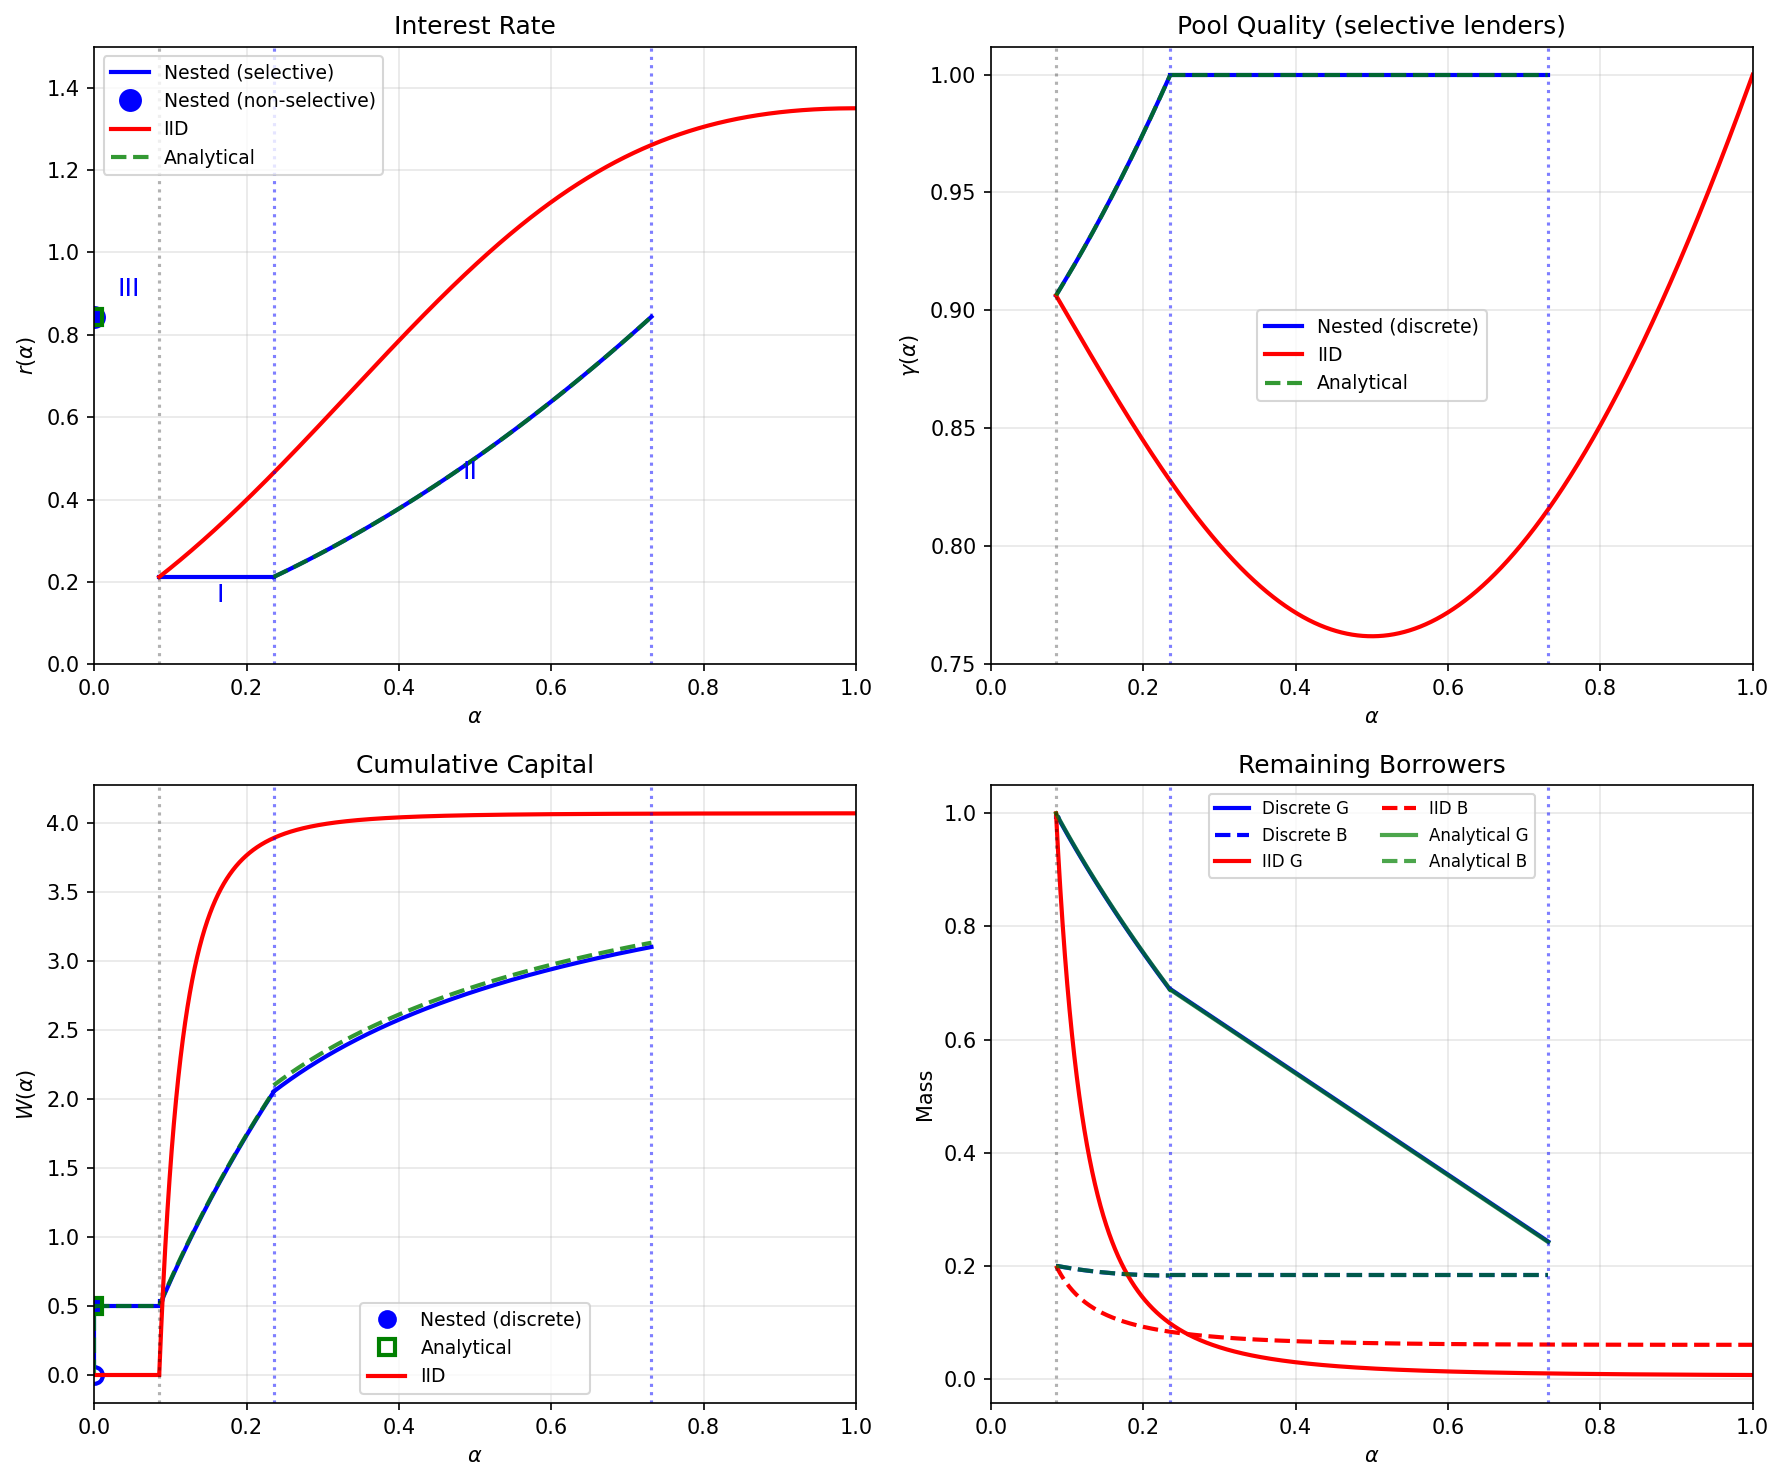

This figure's Python source:
"""
Credit Market Equilibrium: Nested vs IID Information Structures
Translation from MATLAB code integrated.m
"""
import numpy as np
from scipy.optimize import minimize_scalar, brentq
from scipy.integrate import quad
import matplotlib.pyplot as plt
from dataclasses import dataclass
import warnings
warnings.filterwarnings('ignore')

# =============================================================================
# PRIMITIVE FUNCTIONS (easily modifiable)
# =============================================================================

def cfun(alpha):
    """Screening cost function c(alpha)."""
    return 0.8 * alpha**2 + 0.5 * alpha

def cfun_prime(alpha, eps=1e-5):
    """First derivative of cost function (numerical)."""
    return (cfun(alpha + eps) - cfun(alpha)) / eps

def cfun_prime2(alpha, eps=1e-5):
    """Second derivative of cost function (numerical)."""
    return (cfun_prime(alpha + eps) - cfun_prime(alpha)) / eps

def dfun(r0):
    """Loan demand function D(r)."""
    return 1.0 / r0

def gpriorfun(om):
    """Prior density of good borrowers (uniform on [0,1])."""
    return np.ones_like(np.atleast_1d(om)).astype(float) if not np.isscalar(om) else 1.0

def bpriorfun(om, BperG):
    """Prior density of bad borrowers (uniform, scaled by BperG)."""
    return BperG * np.ones_like(np.atleast_1d(om)).astype(float) if not np.isscalar(om) else BperG

# =============================================================================
# PARAMETERS
# =============================================================================

@dataclass
class Parameters:
    """Model parameters."""
    Pi: float = 0.05      # Profit margin
    beta: float = 0.1     # Signal precision parameter was 0.3
    BperG: float = 0.2    # Ratio of bad to good borrowers
    Delta: float = 0.001  # Step size for alpha iteration
    delom: float = 0.0001 # Step size for omega grid

# =============================================================================
# HELPER FUNCTIONS
# =============================================================================

def gam0(alpha, params):
    """Gamma at alpha with fresh pool."""
    beta, BperG = params.beta, params.BperG
    omega_g = beta + alpha * (1 - beta)
    omega_b = 1 - beta + alpha * beta
    G, _ = quad(gpriorfun, 0, omega_g)
    B, _ = quad(lambda x: bpriorfun(x, BperG), omega_b, 1)
    return G / (G + B)

def NSfun(al, beta, badleftover, Pi, BperG):
    """No-screening equilibrium condition."""
    omega_g = beta + al * (1 - beta)
    goodleftover, _ = quad(gpriorfun, omega_g, 1)
    if goodleftover + badleftover < 1e-12:
        return 1e10
    gammaNS = goodleftover / (goodleftover + badleftover)
    return (gammaNS * (1 + cfun(al) + Pi) - (1 + Pi)) ** 2

# =============================================================================
# NESTED INFORMATION STRUCTURE
# =============================================================================

def solve_nested(params):
    """
    Solve the model under nested information structure.
    
    Returns equilibrium with three regions:
    - Region I: alpha in [alpha0, alpha1], flat rate rp
    - Region II: alpha in [alpha1, alpha2], rate r(alpha) = c(alpha) + Pi
    - Region III: non-selective lenders (alpha=0) at rate r_NS
    """
    Pi, beta, BperG = params.Pi, params.beta, params.BperG
    Delta, delom = params.Delta, params.delom
    
    # =========================================================================
    # Find alpha0 and rp (entry margin)
    # =========================================================================
    res = minimize_scalar(
        lambda a: (Pi + cfun(a) + 1) / gam0(a, params) if 0 < a < 1 else 1e10,
        bounds=(0.01, 0.99), method='bounded'
    )
    alpha0 = res.x
    rp = (Pi + cfun(alpha0) + 1) / gam0(alpha0, params) - 1
    
    # =========================================================================
    # Find alpha1: where c(alpha) = rp - Pi
    # =========================================================================
    if rp - cfun(1) > Pi:
        alpha1 = 1.0
    else:
        alpha1 = brentq(lambda a: cfun(a) - (rp - Pi), 0.01, 0.99)
    
    # =========================================================================
    # Region I: Solve for w(alpha) distribution
    # =========================================================================
    n_om = int(1 / delom)
    omvec = np.linspace(0, 1, n_om)
    g, b = gpriorfun(omvec), bpriorfun(omvec, BperG)
    D_rp = dfun(rp)
    
    alphas_R1, ws_R1, gammas_R1, GLOs_R1, BLOs_R1 = [alpha0], [], [], [], []
    alpha = alpha0
    
    while alpha + Delta <= alpha1 + 1e-8:
        omega_g_alp = beta + alpha * (1 - beta)
        omega_b_alp = 1 - beta + alpha * beta
        mask_g, mask_b = omvec <= omega_g_alp, omvec >= omega_b_alp
        
        G_alp = np.sum(delom * g[mask_g])
        B_alp = np.sum(delom * b[mask_b])
        T_alp = G_alp + B_alp
        if T_alp < 1e-10:
            break
        
        gammas_R1.append(G_alp / T_alp)
        alpha_next = min(alpha + Delta, alpha1)
        req_gamma = (1 + Pi + cfun(alpha_next)) / (1 + rp)
        
        omega_g_next = beta + alpha_next * (1 - beta)
        omega_b_next = 1 - beta + alpha_next * beta
        
        def gamma_after_w(w, mask_g=mask_g, mask_b=mask_b, T_alp=T_alp):
            scale = w / (T_alp * D_rp)
            if scale >= 1: return 1.0
            g_new = g * (1 - mask_g * scale)
            b_new = b * (1 - mask_b * scale)
            G_n = np.sum(delom * g_new[omvec <= omega_g_next])
            B_n = np.sum(delom * b_new[omvec >= omega_b_next])
            return G_n / (G_n + B_n) if G_n + B_n > 1e-10 else 1.0
        
        g0, gmax = gamma_after_w(0), gamma_after_w(T_alp * D_rp * 0.999)
        if req_gamma <= g0:
            w_opt = 0
        elif req_gamma >= gmax:
            w_opt = T_alp * D_rp * 0.999
        else:
            w_opt = brentq(lambda w: gamma_after_w(w) - req_gamma, 0, T_alp * D_rp * 0.999)
        
        ws_R1.append(w_opt)
        scale = w_opt / (T_alp * D_rp)
        g, b = g * (1 - mask_g * scale), b * (1 - mask_b * scale)
        GLOs_R1.append(np.sum(delom * g))
        BLOs_R1.append(np.sum(delom * b))
        alphas_R1.append(alpha_next)
        alpha = alpha_next
    
    # State at end of Region I
    G_end_R1 = GLOs_R1[-1] if GLOs_R1 else np.sum(delom * g)
    B_end_R1 = BLOs_R1[-1] if BLOs_R1 else np.sum(delom * b)
    badleftover = B_end_R1
    
    # =========================================================================
    # Find alpha2 and WNS (non-selective lenders)
    # =========================================================================
    res = minimize_scalar(
        lambda al: NSfun(al, beta, badleftover, Pi, BperG),
        bounds=(alpha1, 1.0), method='bounded'
    )
    alpha2 = res.x
    
    if NSfun(alpha2, beta, badleftover, Pi, BperG) < Delta:
        omega_g_alpha2 = beta + alpha2 * (1 - beta)
        goodleftover_alpha2, _ = quad(gpriorfun, omega_g_alpha2, 1)
        WNS = dfun(cfun(alpha2) + Pi) * (badleftover + goodleftover_alpha2)
    else:
        WNS, alpha2 = 0, 1.0
    
    r_NS = cfun(alpha2) + Pi
    
    # =========================================================================
    # Region II: alpha1 to alpha2
    # =========================================================================
    n_R2 = max(int((alpha2 - alpha1) / Delta), 10)
    alphas_R2 = np.linspace(alpha1, alpha2, n_R2)
    da_R2 = alphas_R2[1] - alphas_R2[0] if n_R2 > 1 else Delta
    
    gammas_R2 = []
    GLOs_R2 = []
    BLOs_R2 = []
    ws_R2 = []
    
    G_remaining = G_end_R1
    B_remaining = B_end_R1
    
    for i, al in enumerate(alphas_R2):
        # In Region II, gamma = 1 (only good borrowers served)
        gammas_R2.append(1.0)
        
        # Capital density: w(alpha) = D(r(alpha)) * g(omega_g(alpha)) * (1-beta)
        r_al = cfun(al) + Pi
        D_al = dfun(r_al)
        w_al = D_al * (1 - beta) * 1.0  # g=1 for uniform
        ws_R2.append(w_al)
        
        # Update remaining good: borrowers served = w/D * dalpha = (1-beta) * dalpha
        if i > 0:
            borrowers_served = (1 - beta) * da_R2
            G_remaining -= borrowers_served
        
        GLOs_R2.append(max(G_remaining, 0))
        BLOs_R2.append(B_remaining)
    
    ws_R2 = np.array(ws_R2)
    
    # =========================================================================
    # Compute cumulative capital
    # =========================================================================
    W_cumsum_R1 = np.cumsum(ws_R1)
    W_R2_cumsum = W_cumsum_R1[-1] + np.cumsum(ws_R2) * da_R2 if len(W_cumsum_R1) > 0 else np.cumsum(ws_R2) * da_R2
    
    return {
        'alpha0': alpha0, 'alpha1': alpha1, 'alpha2': alpha2,
        'rp': rp, 'r_NS': r_NS,
        'WNS': WNS,
        # Region I
        'alphas_R1': np.array(alphas_R1),
        'ws_R1': np.array(ws_R1),
        'gammas_R1': np.array(gammas_R1),
        'GLOs_R1': np.array(GLOs_R1),
        'BLOs_R1': np.array(BLOs_R1),
        'W_cumsum_R1': W_cumsum_R1,
        # Region II
        'alphas_R2': np.array(alphas_R2),
        'ws_R2': ws_R2,
        'gammas_R2': np.array(gammas_R2),
        'GLOs_R2': np.array(GLOs_R2),
        'BLOs_R2': np.array(BLOs_R2),
        'W_R2_cumsum': W_R2_cumsum,
        # Leftover
        'badleftover': badleftover,
        'G_end_R1': G_end_R1,
        'B_end_R1': B_end_R1,
    }

# =============================================================================
# NESTED INFORMATION STRUCTURE — ANALYTICAL SOLUTION
# =============================================================================

def solve_nested_analytical(params):
    """
    Solve the nested model using the closed-form analytical solution for Region I.

    Key insight: under uniform priors, the nested pool structure implies that
    bad borrowers in the acceptance region are uniformly depleted, while good
    borrowers at the threshold are undepleted (own-slice). Combined with the
    equal-profit condition gamma(alpha) = Gamma(alpha), this pins down B(alpha)
    algebraically:

        B(alpha) = (1-beta)*g_bar*(1-Gamma)^2*(1-alpha) / [Gamma'*(1-alpha) - Gamma*(1-Gamma)]

    where Gamma(alpha) = (1+K(alpha))/(1+rp), Gamma' = C'(alpha)/(1+rp).

    No discretization of omega is needed. Only alpha is gridded (finely).
    """
    Pi, beta, BperG = params.Pi, params.beta, params.BperG
    g_bar, b_bar = 1.0, BperG

    # =========================================================================
    # Find alpha0 and rp (same as solve_nested)
    # =========================================================================
    res = minimize_scalar(
        lambda a: (Pi + cfun(a) + 1) / gam0(a, params) if 0 < a < 1 else 1e10,
        bounds=(0.01, 0.99), method='bounded'
    )
    alpha0 = res.x
    rp = (Pi + cfun(alpha0) + 1) / gam0(alpha0, params) - 1

    # =========================================================================
    # Find alpha1: where K(alpha1) = rp, i.e. C(alpha1) + Pi = rp
    # =========================================================================
    if rp - cfun(1) > Pi:
        alpha1 = 1.0
    else:
        alpha1 = brentq(lambda a: cfun(a) - (rp - Pi), 0.01, 0.99)

    D_rp = dfun(rp)

    # =========================================================================
    # Region I: Analytical solution on a fine alpha grid
    # =========================================================================
    n_R1 = 2000
    alphas = np.linspace(alpha0, alpha1, n_R1)
    da = alphas[1] - alphas[0] if n_R1 > 1 else 1e-6

    # Precompute Gamma(alpha) and Gamma'(alpha)
    K_vals = cfun(alphas) + Pi
    Gamma = (1 + K_vals) / (1 + rp)
    Gamma_p = cfun_prime_exact(alphas) / (1 + rp)

    # Analytical B(alpha)
    one_minus_Gamma = 1 - Gamma
    denom = Gamma_p * (1 - alphas) - Gamma * one_minus_Gamma
    # Guard against division by zero near alpha1 where denom -> 0
    denom_safe = np.where(np.abs(denom) < 1e-15, 1e-15, denom)
    B_vals = (1 - beta) * g_bar * one_minus_Gamma**2 * (1 - alphas) / denom_safe

    # Derived quantities
    T_vals = B_vals / np.where(np.abs(one_minus_Gamma) < 1e-15, 1e-15, one_minus_Gamma)
    G_vals = Gamma * T_vals
    gamma_vals = np.where(T_vals > 1e-15, G_vals / T_vals, 1.0)

    # E(alpha) = exp(-Theta) = B / (b_bar * beta * (1-alpha))
    E_vals = B_vals / np.where(
        np.abs(b_bar * beta * (1 - alphas)) < 1e-15, 1e-15,
        b_bar * beta * (1 - alphas))

    # theta(alpha) from the continuous ODE: dB/da = -beta*b_bar*E - theta*B
    # Since E = B/(beta*b_bar*(1-a)), this gives theta = -d(ln B)/da - 1/(1-a).
    # Differentiating ln B = ln[(1-beta)*g_bar] + 2*ln(1-Gamma) + ln(1-a) - ln(denom):
    #   theta = 2*Gamma'/(1-Gamma) + denom'/denom
    # where denom' = Gamma''*(1-a) - 2*Gamma'*(1-Gamma).
    #
    # Equivalently, theta = [Gamma''*T + 2*Gamma'*Lambda_loc] / [(1-beta)*(1-Gamma)]
    # where Lambda_loc = (1-beta)*g_bar - beta*b_bar*E.
    Gamma_pp = cfun_prime2_exact(alphas) / (1 + rp)
    Lambda_loc = (1 - beta) * g_bar - beta * b_bar * E_vals
    one_minus_Gamma_safe = np.where(np.abs(one_minus_Gamma) < 1e-15, 1e-15, one_minus_Gamma)
    theta_vals = (Gamma_pp * T_vals + 2 * Gamma_p * Lambda_loc) / ((1 - beta) * one_minus_Gamma_safe)

    # w(alpha) = theta * D(rp) * T
    w_vals = theta_vals * D_rp * T_vals
    w_vals = np.maximum(w_vals, 0)  # w can't be negative (ironing)

    # Cumulative capital: W(alpha) = integral of w from alpha0 to alpha
    W_cumsum = np.cumsum(w_vals) * da

    # Remaining good/bad borrowers (total, not just in acceptance region)
    # For total remaining good: G(alpha) [in acceptance] + g_bar*(1-omega_g(alpha)) [outside]
    omega_g_vals = beta + alphas * (1 - beta)
    G_leftover = G_vals + g_bar * (1 - omega_g_vals)

    # For total remaining bad: B(alpha) [in acceptance] + bad who dropped out
    # Bad borrowers with omega < omega_b(alpha_0) were never in any acceptance
    # region and are undepleted: mass = b_bar * omega_b(alpha_0).
    # Bad borrowers with omega in [omega_b(alpha_0), omega_b(alpha)] dropped out
    # at various skills and are partially depleted: mass = b_bar*beta * integral of E.
    # Bad borrowers in [omega_b(alpha), 1] are still in acceptance: mass = B(alpha).
    omega_b_0 = 1 - beta + alpha0 * beta
    E_integral = np.cumsum(E_vals) * da  # integral of E from alpha0 to alpha
    B_leftover = b_bar * omega_b_0 + b_bar * beta * E_integral + B_vals

    # =========================================================================
    # State at end of Region I
    # =========================================================================
    G_end_R1 = G_leftover[-1]
    B_end_R1 = B_leftover[-1]
    badleftover = B_end_R1

    # =========================================================================
    # Find alpha2 and WNS (non-selective lenders) — same logic as solve_nested
    # =========================================================================
    res = minimize_scalar(
        lambda al: NSfun(al, beta, badleftover, Pi, BperG),
        bounds=(alpha1, 1.0), method='bounded'
    )
    alpha2 = res.x

    if NSfun(alpha2, beta, badleftover, Pi, BperG) < 0.01:
        omega_g_alpha2 = beta + alpha2 * (1 - beta)
        goodleftover_alpha2, _ = quad(gpriorfun, omega_g_alpha2, 1)
        WNS = dfun(cfun(alpha2) + Pi) * (badleftover + goodleftover_alpha2)
    else:
        WNS, alpha2 = 0, 1.0

    r_NS = cfun(alpha2) + Pi

    # =========================================================================
    # Region II: alpha1 to alpha2 (same as solve_nested)
    # =========================================================================
    n_R2 = max(int((alpha2 - alpha1) * 100), 10)
    alphas_R2 = np.linspace(alpha1, alpha2, n_R2)
    da_R2 = alphas_R2[1] - alphas_R2[0] if n_R2 > 1 else 0.01

    ws_R2 = np.array([dfun(cfun(al) + Pi) * (1 - beta) * g_bar for al in alphas_R2])

    G_remaining = G_end_R1
    GLOs_R2, BLOs_R2 = [], []
    for i, al in enumerate(alphas_R2):
        if i > 0:
            G_remaining -= (1 - beta) * da_R2
        GLOs_R2.append(max(G_remaining, 0))
        BLOs_R2.append(badleftover)

    # =========================================================================
    # Compute cumulative capital for Region II
    # =========================================================================
    W_R2_cumsum = W_cumsum[-1] + np.cumsum(ws_R2) * da_R2

    return {
        'alpha0': alpha0, 'alpha1': alpha1, 'alpha2': alpha2,
        'rp': rp, 'r_NS': r_NS,
        'WNS': WNS,
        # Region I (analytical)
        'alphas_R1': alphas,
        'ws_R1': w_vals,            # density w(alpha), NOT mass
        'gammas_R1': gamma_vals,
        'GLOs_R1': G_leftover,
        'BLOs_R1': B_leftover,
        'W_cumsum_R1': W_cumsum,
        'da_R1': da,
        # Region I analytical internals
        'G_R1': G_vals,             # good in acceptance region
        'B_R1': B_vals,             # bad in acceptance region
        'T_R1': T_vals,             # total in acceptance region
        'E_R1': E_vals,             # depletion factor
        # Region II
        'alphas_R2': np.array(alphas_R2),
        'ws_R2': ws_R2,
        'gammas_R2': np.ones(n_R2),
        'GLOs_R2': np.array(GLOs_R2),
        'BLOs_R2': np.array(BLOs_R2),
        'W_R2_cumsum': W_R2_cumsum,
        # Leftover
        'badleftover': badleftover,
        'G_end_R1': G_end_R1,
        'B_end_R1': B_end_R1,
    }


# =============================================================================
# IID INFORMATION STRUCTURE
# =============================================================================

def solve_iid(params):
    """Solve the model under IID information structure using scalar ODE."""
    Pi, beta, BperG = params.Pi, params.beta, params.BperG
    
    z0 = 1 / (1 + BperG)
    G0, B0 = 1.0, BperG
    
    h = lambda a, z: beta * (1 - a) + a * z
    mu = lambda a: beta + a * (1 - beta)
    
    def gamma_f(a, z):
        denom = z * mu(a) + (1 - z) * beta * (1 - a)
        return z * mu(a) / denom if denom > 1e-12 else 0
    
    def r_f(a, z):
        gam = gamma_f(a, z)
        return (Pi + 1 + cfun(a)) / gam - 1 if gam > 1e-12 else 1e10
    
    r_perfect = cfun(1) + Pi
    
    def zprime(a, z):
        Cp, Cpp = cfun_prime(a), cfun_prime2(a)
        if abs(Cp) < 1e-12:
            return 0
        return (Cpp / Cp * h(a, z) + 2 * (z - beta)) * (z - 1) / mu(a)
    
    # Find alpha0
    alpha0 = minimize_scalar(
        lambda a: (Pi + 1 + cfun(a)) / gamma_f(a, z0) if gamma_f(a, z0) > 1e-12 else 1e10,
        bounds=(0.01, 0.99), method='bounded'
    ).x
    r0 = r_f(alpha0, z0)
    
    # Euler method for ODE
    n_steps = 50000
    alpha_path = np.linspace(alpha0, 0.9999, n_steps)
    da = alpha_path[1] - alpha_path[0]
    
    z_path = np.zeros(n_steps)
    r_path = np.zeros(n_steps)
    G_path = np.zeros(n_steps)
    B_path = np.zeros(n_steps)
    w_over_D = np.zeros(n_steps)
    
    z_path[0], r_path[0], G_path[0], B_path[0] = z0, r0, G0, B0
    alpha_bar_idx = n_steps - 1
    
    for k in range(1, n_steps):
        a, z, G, B = alpha_path[k-1], z_path[k-1], G_path[k-1], B_path[k-1]
        
        zp = zprime(a, z)
        z_path[k] = z + zp * da
        r_path[k] = r_f(alpha_path[k], z_path[k])
        
        if r_path[k] >= r_perfect and alpha_bar_idx == n_steps - 1:
            alpha_bar_idx = k
        
        gam = gamma_f(a, z)
        wD = zp * (G + B) / (z - gam) if abs(z - gam) > 1e-12 and (G + B) > 1e-12 else 0
        w_over_D[k-1] = wD
        
        G_path[k] = max(G - wD * gam * da, 0)
        B_path[k] = max(B - wD * (1 - gam) * da, 0)
    
    # Truncate to barrier
    idx = alpha_bar_idx + 1
    alpha_eq = alpha_path[:idx]
    z_eq = z_path[:idx]
    r_eq = r_path[:idx]
    G_eq = G_path[:idx]
    B_eq = B_path[:idx]
    
    gamma_eq = np.array([gamma_f(alpha_eq[i], z_eq[i]) for i in range(len(alpha_eq))])
    w_eq = np.array([w_over_D[k] * dfun(r_eq[k]) if r_eq[k] > 1e-12 else 0 for k in range(len(alpha_eq))])
    W_iid_cumsum = np.cumsum(w_eq) * da
    
    return {
        'alpha0': alpha0, 'alpha_bar': alpha_path[alpha_bar_idx],
        'r0': r0, 'r_perfect': r_perfect,
        'alpha_eq': alpha_eq, 'z_eq': z_eq, 'r_eq': r_eq,
        'G_eq': G_eq, 'B_eq': B_eq,
        'gamma_eq': gamma_eq, 'w_eq': w_eq,
        'W_cumsum': W_iid_cumsum,
        'z0': z0, 'G0': G0, 'B0': B0, 'da': da
    }

# =============================================================================
# PLOTTING
# =============================================================================

def plot_comparison(params, nested, iid, nested_a=None):
    """Create comparison plots for nested vs IID equilibria.

    If nested_a (analytical solver result) is provided, its curves are
    overlaid as green dashed lines on each panel for comparison.
    """
    fig, axes = plt.subplots(2, 2, figsize=(12, 10))

    alpha0 = nested['alpha0']
    alpha1 = nested['alpha1']
    alpha2 = nested['alpha2']
    rp = nested['rp']
    r_NS = nested['r_NS']
    WNS = nested['WNS']

    # =========================================================================
    # Panel 1: Interest Rate r(alpha)
    # =========================================================================
    # Region I: flat at rp
    alpha_r1 = np.linspace(alpha0, alpha1, 100)
    r_r1 = rp * np.ones_like(alpha_r1)
    # Region II: r = c(alpha) + Pi
    alpha_r2 = np.linspace(alpha1, alpha2, 100)
    r_r2 = cfun(alpha_r2) + params.Pi

    axes[0,0].plot(alpha_r1, r_r1, 'b-', lw=2, label='Nested (selective)')
    axes[0,0].plot(alpha_r2, r_r2, 'b-', lw=2)
    # Region III: atom at alpha=0
    axes[0,0].plot(0, r_NS, 'bo', markersize=10, markerfacecolor='blue', label='Nested (non-selective)')
    # IID
    axes[0,0].plot(iid['alpha_eq'], iid['r_eq'], 'r-', lw=2, label='IID')

    # Analytical overlay: r(alpha) is identical (flat at rp in R1, c+Pi in R2)
    if nested_a is not None:
        a2_a = nested_a['alpha2']
        alpha_r2_a = np.linspace(alpha1, a2_a, 100)
        axes[0,0].plot(alpha_r2_a, cfun(alpha_r2_a) + params.Pi,
                       'g--', lw=2, alpha=0.8, label='Analytical')
        if nested_a['WNS'] > 0:
            axes[0,0].plot(0, nested_a['r_NS'], 'gs', markersize=8,
                           markerfacecolor='none', markeredgewidth=2)

    axes[0,0].axvline(alpha0, color='black', ls=':', alpha=0.3)
    axes[0,0].axvline(alpha1, color='blue', ls=':', alpha=0.5)
    axes[0,0].axvline(alpha2, color='blue', ls=':', alpha=0.5)
    axes[0,0].set_xlabel(r'$\alpha$'); axes[0,0].set_ylabel(r'$r(\alpha)$')
    axes[0,0].set_title('Interest Rate')
    axes[0,0].legend(loc='upper left', fontsize=9)
    axes[0,0].grid(alpha=0.3)
    axes[0,0].set_xlim([0, 1]); axes[0,0].set_ylim([0, 1.5])
    axes[0,0].text((alpha0+alpha1)/2, rp - 0.06, 'I', fontsize=12, color='blue')
    axes[0,0].text((alpha1+alpha2)/2, 0.45, 'II', fontsize=12, color='blue')
    axes[0,0].text(0.03, r_NS + 0.05, 'III', fontsize=12, color='blue')

    # =========================================================================
    # Panel 2: Pool Quality gamma(alpha)
    # =========================================================================
    axes[0,1].plot(nested['alphas_R1'][:-1], nested['gammas_R1'], 'b-', lw=2, label='Nested (discrete)')
    axes[0,1].plot(nested['alphas_R2'], nested['gammas_R2'], 'b-', lw=2)
    axes[0,1].plot(iid['alpha_eq'], iid['gamma_eq'], 'r-', lw=2, label='IID')

    # Analytical overlay
    if nested_a is not None:
        axes[0,1].plot(nested_a['alphas_R1'], nested_a['gammas_R1'],
                       'g--', lw=2, alpha=0.8, label='Analytical')
        axes[0,1].plot(nested_a['alphas_R2'], nested_a['gammas_R2'],
                       'g--', lw=2, alpha=0.8)

    axes[0,1].axvline(alpha0, color='black', ls=':', alpha=0.3)
    axes[0,1].axvline(alpha1, color='blue', ls=':', alpha=0.5)
    axes[0,1].axvline(alpha2, color='blue', ls=':', alpha=0.5)
    axes[0,1].set_xlabel(r'$\alpha$'); axes[0,1].set_ylabel(r'$\gamma(\alpha)$')
    axes[0,1].set_title('Pool Quality (selective lenders)')
    axes[0,1].legend(fontsize=9)
    axes[0,1].grid(alpha=0.3)
    axes[0,1].set_xlim([0, 1])

    # =========================================================================
    # Panel 3: Cumulative Capital W(alpha)
    # =========================================================================
    # Nested (discrete): atom at alpha=0, then flat until alpha0, then accumulate
    # Jump at alpha=0
    axes[1,0].plot([0, 0], [0, WNS], 'b-', lw=2)
    axes[1,0].plot(0, 0, 'bo', markersize=8, markerfacecolor='white', markeredgewidth=2)
    axes[1,0].plot(0, WNS, 'bo', markersize=8, markerfacecolor='blue', label='Nested (discrete)')
    # Flat from 0 to alpha0
    alpha_flat = np.linspace(0, alpha0, 20)
    axes[1,0].plot(alpha_flat, WNS * np.ones_like(alpha_flat), 'b-', lw=2)
    # Region I
    axes[1,0].plot(nested['alphas_R1'][1:], WNS + nested['W_cumsum_R1'], 'b-', lw=2)
    # Region II
    axes[1,0].plot(nested['alphas_R2'], WNS + nested['W_R2_cumsum'], 'b-', lw=2)

    # Analytical overlay
    if nested_a is not None:
        WNS_a = nested_a['WNS']
        # Jump at alpha=0
        axes[1,0].plot([0, 0], [0, WNS_a], 'g--', lw=2, alpha=0.8)
        axes[1,0].plot(0, WNS_a, 'gs', markersize=8, markerfacecolor='none',
                       markeredgewidth=2, label='Analytical')
        # Flat from 0 to alpha0
        axes[1,0].plot(alpha_flat, WNS_a * np.ones_like(alpha_flat), 'g--', lw=2, alpha=0.8)
        # Region I
        axes[1,0].plot(nested_a['alphas_R1'], WNS_a + nested_a['W_cumsum_R1'],
                       'g--', lw=2, alpha=0.8)
        # Region II
        axes[1,0].plot(nested_a['alphas_R2'], WNS_a + nested_a['W_R2_cumsum'],
                       'g--', lw=2, alpha=0.8)

    # IID
    alpha_before_iid = np.linspace(0, iid['alpha0'], 20)
    axes[1,0].plot(alpha_before_iid, np.zeros_like(alpha_before_iid), 'r-', lw=2, label='IID')
    axes[1,0].plot(iid['alpha_eq'], iid['W_cumsum'], 'r-', lw=2)

    axes[1,0].axvline(alpha0, color='black', ls=':', alpha=0.3)
    axes[1,0].axvline(alpha1, color='blue', ls=':', alpha=0.5)
    axes[1,0].axvline(alpha2, color='blue', ls=':', alpha=0.5)
    axes[1,0].set_xlabel(r'$\alpha$'); axes[1,0].set_ylabel(r'$W(\alpha)$')
    axes[1,0].set_title('Cumulative Capital')
    axes[1,0].legend(fontsize=9)
    axes[1,0].grid(alpha=0.3)
    axes[1,0].set_xlim([0, 1])

    # =========================================================================
    # Panel 4: Remaining Borrowers
    # =========================================================================
    axes[1,1].plot(nested['alphas_R1'][:-1], nested['GLOs_R1'], 'b-', lw=2, label='Discrete G')
    axes[1,1].plot(nested['alphas_R1'][:-1], nested['BLOs_R1'], 'b--', lw=2, label='Discrete B')
    axes[1,1].plot(nested['alphas_R2'], nested['GLOs_R2'], 'b-', lw=2)
    axes[1,1].plot(nested['alphas_R2'], nested['BLOs_R2'], 'b--', lw=2)
    axes[1,1].plot(iid['alpha_eq'], iid['G_eq'], 'r-', lw=2, label='IID G')
    axes[1,1].plot(iid['alpha_eq'], iid['B_eq'], 'r--', lw=2, label='IID B')

    # Analytical overlay
    if nested_a is not None:
        axes[1,1].plot(nested_a['alphas_R1'], nested_a['GLOs_R1'],
                       'g-', lw=2, alpha=0.7, label='Analytical G')
        axes[1,1].plot(nested_a['alphas_R1'], nested_a['BLOs_R1'],
                       'g--', lw=2, alpha=0.7, label='Analytical B')
        axes[1,1].plot(nested_a['alphas_R2'], nested_a['GLOs_R2'],
                       'g-', lw=2, alpha=0.7)
        axes[1,1].plot(nested_a['alphas_R2'], nested_a['BLOs_R2'],
                       'g--', lw=2, alpha=0.7)

    axes[1,1].axvline(alpha0, color='black', ls=':', alpha=0.3)
    axes[1,1].axvline(alpha1, color='blue', ls=':', alpha=0.5)
    axes[1,1].axvline(alpha2, color='blue', ls=':', alpha=0.5)
    axes[1,1].set_xlabel(r'$\alpha$'); axes[1,1].set_ylabel('Mass')
    axes[1,1].set_title('Remaining Borrowers')
    axes[1,1].legend(fontsize=8, ncol=2)
    axes[1,1].grid(alpha=0.3)
    axes[1,1].set_xlim([0, 1])

    plt.tight_layout()
    return fig

# =============================================================================
# MAIN
# =============================================================================

def cfun_prime_exact(alpha):
    """Exact first derivative of c(alpha) = 0.8*alpha^2 + 0.5*alpha."""
    return 1.6 * alpha + 0.5

def cfun_prime2_exact(alpha):
    """Exact second derivative of c(alpha) = 0.8*alpha^2 + 0.5*alpha."""
    return 1.6

def compute_w_analytical(alpha0, rp, beta, BperG):
    """
    Compute w^nested and w^iid analytically from the paper's formulas
    (eqs w-nested-simplified, w-iid-simplified in gamma_monotonicity_proof_v4.tex).

    IMPORTANT: q_0 = 1/(1+b_bar) is the aggregate prior pool quality,
    NOT gamma_0 = G_0/T_0 (the accepted pool quality at alpha_0).

    Returns (w_nested, w_iid, ratio, primitives_dict).
    """
    g_bar, b_bar = 1.0, BperG
    omega_g = beta + alpha0 * (1 - beta)
    omega_b = 1 - beta + alpha0 * beta
    G_0 = omega_g * g_bar                       # good borrowers in acceptance region
    B_0 = b_bar * (1 - omega_b)                 # = b_bar * beta * (1-alpha_0)
    T_0 = G_0 + B_0                             # total accepted borrowers
    gamma_0 = G_0 / T_0                         # accepted pool quality
    q_0 = 1 / (1 + b_bar)                       # aggregate prior pool quality

    Cp = cfun_prime_exact(alpha0)
    Cpp = cfun_prime2_exact(alpha0)
    R = Cpp / Cp

    # Derived quantities using q_0 (NOT gamma_0)
    h_0 = q_0 * T_0                             # eq (uniform-simplifications): h_0 = q_0*T_0
    Lambda = (1 - beta) * g_bar - beta * b_bar   # = (g_bar+b_bar)*(q_0-beta)
    phi_0 = R * h_0 + 2 * (q_0 - beta)          # IID ODE coefficient
    D_rp = dfun(rp)

    # w^nested (corrected):
    #   = [R T_0 + 2*Lambda] D(rp) / ((1-beta)(1-alpha_0))
    # Note: the earlier version had 0.5*R*T_0 + Lambda, which was 2x too small.
    # The correct formula follows from the continuous ODE theta = -d(ln B)/da - 1/(1-a).
    w_nested = (R * T_0 + 2 * Lambda) * D_rp / ((1 - beta) * (1 - alpha0))

    # w^iid (eq:w-iid-simplified)
    #   = phi_0 T_0 (g_bar+b_bar) D(rp) / (alpha_0 omega_g)
    w_iid = phi_0 * T_0 * (g_bar + b_bar) * D_rp / (alpha0 * omega_g)

    # Closed-form ratio (corrected):
    ratio = (1 - beta) * (1 - alpha0) * T_0 / (alpha0 * omega_g)

    info = dict(omega_g=omega_g, G_0=G_0, B_0=B_0, T_0=T_0, gamma_0=gamma_0,
                q_0=q_0, Cp=Cp, Cpp=Cpp, R=R, h_0=h_0, Lambda=Lambda,
                phi_0=phi_0, D_rp=D_rp)
    return w_nested, w_iid, ratio, info


def check_w_ratio(params, nested, iid):
    """
    Numerically check Proposition (eq:w-ratio) from gamma_monotonicity_proof_v4.tex:

        w^iid(alpha_0) / w^nested(alpha_0) = 2(1-beta)(1-alpha_0)*T_0 / (alpha_0 * omega_g)

    Strategy:
    1. Verify the closed-form ratio equals the ratio of analytical w formulas (exact).
    2. Extract numerical w from both solvers and compare.
    3. Sweep parameters to confirm robustness and cost-curvature cancellation.
    """
    beta, BperG = params.beta, params.BperG
    alpha0 = nested['alpha0']
    rp = nested['rp']

    # =====================================================================
    # Step 1: Analytical check (paper's formulas)
    # =====================================================================
    w_n_a, w_i_a, ratio_formula, info = compute_w_analytical(alpha0, rp, beta, BperG)
    ratio_from_w = w_i_a / w_n_a


    # =====================================================================
    # Step 2: Numerical w from solvers
    # =====================================================================
    # IID: w_eq[0] is lender density at alpha_0 from ODE
    w_iid_num = iid['w_eq'][0]

    # Nested: if analytical solver is used, ws_R1 stores density directly;
    # if discrete solver is used, ws_R1 stores mass per Delta-step.
    is_analytical = 'da_R1' in nested  # analytical solver includes this key
    if is_analytical:
        w_nested_num = nested['ws_R1'][0]
        Delta = nested['da_R1']
    else:
        Delta = params.Delta
        w_nested_num = nested['ws_R1'][0] / Delta
    ratio_num = w_iid_num / w_nested_num if w_nested_num > 1e-12 else float('inf')

    # =====================================================================
    # Print
    # =====================================================================
    print("\n" + "=" * 70)
    print("CHECK: Proposition (w-ratio) -- w^iid / w^nested at alpha_0")
    print("=" * 70)

    print("\n  [Primitives at alpha_0]")
    for k in ['omega_g', 'G_0', 'B_0', 'T_0', 'gamma_0', 'q_0', 'Cp', 'Cpp', 'R',
              'h_0', 'Lambda', 'phi_0', 'D_rp']:
        print(f"    {k:20s} = {info[k]:.6f}")
    print(f"    {'alpha_0':20s} = {alpha0:.6f}")
    print(f"    {'beta':20s} = {beta}")
    print(f"    {'BperG':20s} = {BperG}")
    print(f"    {'rp':20s} = {rp:.6f}")

    print("\n  [Analytical w from paper's closed-form expressions]")
    print(f"    w^nested (eq:w-nested-simplified) = {w_n_a:.6f}")
    print(f"    w^iid   (eq:w-iid-simplified)     = {w_i_a:.6f}")
    print(f"    ratio  w^iid / w^nested           = {ratio_from_w:.6f}")

    print("\n  [Closed-form ratio formula]")
    print(f"    (1-beta)(1-a0)*T0 / (a0*omega_g) = {ratio_formula:.6f}")
    err_a = abs(ratio_formula - ratio_from_w) / ratio_formula * 100
    print(f"    Matches ratio of analytical w?     err = {err_a:.6f}%")
    if err_a < 0.01:
        print(f"    >>> EXACT MATCH (formula verified algebraically)")
    else:
        print(f"    >>> MISMATCH -- check formula derivation")

    print(f"\n  [Condition for ratio > 1]")
    print(f"    Ratio = {ratio_formula:.4f} > 1?  {ratio_formula > 1}")

    print(f"\n  [Cost curvature cancellation]")
    print(f"    R = C''/C' = {info['R']:.6f}  does NOT appear in ratio formula.")

    print(f"\n  [Numerical w from solvers (Delta={Delta}, IID n_steps=50000)]")
    print(f"    w^nested (ws_R1[0]/Delta)         = {w_nested_num:.4f}  (analytical: {w_n_a:.4f})")
    print(f"    w^iid   (w_eq[0])                 = {w_iid_num:.4f}  (analytical: {w_i_a:.4f})")
    print(f"    numerical ratio                   = {ratio_num:.4f}  (formula: {ratio_formula:.4f})")

    # =====================================================================
    # Step 3: Analytical solver vs formula
    # =====================================================================
    if is_analytical:
        print(f"\n  [Analytical solver w(alpha_0) vs paper formula]")
        print(f"    w^nested analytical solver  = {w_nested_num:.6f}")
        print(f"    w^nested paper formula      = {w_n_a:.6f}")
        err_solver = abs(w_nested_num - w_n_a) / w_n_a * 100
        print(f"    Error                       = {err_solver:.4f}%")
    else:
        print("\n  [Convergence: nested w(alpha_0) vs Delta (analytical={:.4f})]".format(w_n_a))
        print(f"    {'Delta':>10}  {'w_nested':>12}  {'err%':>8}  {'ratio':>10}  {'ratio_err%':>10}")
        for test_delta in [0.05, 0.02, 0.01, 0.005, 0.002, 0.001]:
            p = Parameters(Pi=params.Pi, beta=params.beta, BperG=BperG,
                           Delta=test_delta, delom=params.delom)
            try:
                n = solve_nested(p)
                wn = n['ws_R1'][0] / test_delta
                we = abs(wn - w_n_a) / w_n_a * 100
                rr = w_iid_num / wn if wn > 1e-12 else float('inf')
                re = abs(ratio_formula - rr) / ratio_formula * 100
                print(f"    {test_delta:>10.4f}  {wn:>12.4f}  {we:>7.1f}%  {rr:>10.4f}  {re:>9.1f}%")
            except Exception as e:
                print(f"    {test_delta:>10.4f}  FAILED: {e}")

    # =====================================================================
    # Step 4: Sweep BperG (cost curvature cancellation + robustness)
    # =====================================================================
    print("\n  [Sweep: varying BperG -- analytical ratio vs formula]")
    print(f"    {'BperG':>8}  {'alpha0':>8}  {'formula':>10}  {'w_ratio':>10}  {'match':>8}  {'>1?':>5}")
    for bpg in [0.05, 0.1, 0.2, 0.3, 0.5, 0.8, 1.0]:
        p = Parameters(Pi=params.Pi, beta=params.beta, BperG=bpg,
                       Delta=0.01, delom=params.delom)
        try:
            n = solve_nested(p)
            a0 = n['alpha0']
            rp_v = n['rp']
            wn_a, wi_a, rf, _ = compute_w_analytical(a0, rp_v, beta, bpg)
            ra = wi_a / wn_a
            err = abs(rf - ra) / rf * 100
            print(f"    {bpg:>8.2f}  {a0:>8.4f}  {rf:>10.4f}  {ra:>10.4f}  {err:>7.3f}%  {rf > 1!s:>5}")
        except Exception as e:
            print(f"    {bpg:>8.2f}  FAILED: {e}")

    # =====================================================================
    # Step 5: Sweep cost functions (verify R drops out)
    # =====================================================================
    print("\n  [Sweep: varying cost function -- ratio should be SAME]")
    original_cfun = (cfun.__code__, cfun_prime_exact, cfun_prime2_exact)
    cost_specs = [
        ("0.8a^2+0.5a",   lambda a: 0.8*a**2 + 0.5*a,  lambda a: 1.6*a + 0.5,  lambda a: 1.6),
        ("2.0a^2+0.5a",   lambda a: 2.0*a**2 + 0.5*a,  lambda a: 4.0*a + 0.5,  lambda a: 4.0),
        ("0.3a^2+0.8a",   lambda a: 0.3*a**2 + 0.8*a,  lambda a: 0.6*a + 0.8,  lambda a: 0.6),
        ("0.5a^3+0.5a",   lambda a: 0.5*a**3 + 0.5*a,  lambda a: 1.5*a**2+0.5, lambda a: 3.0*a),
    ]
    print(f"    {'cost_fn':>16}  {'R(a0)':>8}  {'formula':>10}  {'w_ratio':>10}  {'match':>8}")
    for name, cf, cfp, cfpp in cost_specs:
        try:
            # monkey-patch cfun globally for the solver
            import credit_model as cm
            old_cfun = cm.cfun
            cm.cfun = cf
            # re-solve with new cost function
            p = Parameters(Pi=params.Pi, beta=params.beta, BperG=BperG, Delta=0.01, delom=params.delom)
            n = solve_nested(p)
            a0 = n['alpha0']
            rp_v = n['rp']
            # Compute analytical with correct derivatives and q_0 = 1/(1+b_bar)
            og = beta + a0 * (1 - beta)
            G0 = og
            B0 = BperG * beta * (1 - a0)
            T0 = G0 + B0
            q0 = 1 / (1 + BperG)  # aggregate prior, NOT G0/T0
            Cp_v = cfp(a0)
            Cpp_v = cfpp(a0)
            Rv = Cpp_v / Cp_v
            h0 = q0 * T0
            Lam = (1 - beta) * 1.0 - beta * BperG  # (1-beta)g_bar - beta*b_bar
            phi0 = Rv * h0 + 2 * (q0 - beta)
            D_v = dfun(rp_v)
            w_nested_v = (0.5 * Rv * T0 + Lam) * D_v / ((1 - beta) * (1 - a0))
            w_iid_v = phi0 * T0 * (1 + BperG) * D_v / (a0 * og)
            ratio_v = w_iid_v / w_nested_v
            formula_v = 2 * (1 - beta) * (1 - a0) * T0 / (a0 * og)
            err = abs(formula_v - ratio_v) / formula_v * 100
            print(f"    {name:>16}  {Rv:>8.4f}  {formula_v:>10.4f}  {ratio_v:>10.4f}  {err:>7.3f}%")
            cm.cfun = old_cfun
        except Exception as e:
            print(f"    {name:>16}  FAILED: {e}")
            try:
                cm.cfun = old_cfun
            except:
                pass

    print("=" * 70)
    return ratio_formula, ratio_from_w


def main():
    """Main function to run the model comparison."""
    params = Parameters()

    print("=" * 60)
    print("CREDIT MARKET: NESTED vs IID INFORMATION STRUCTURES")
    print("=" * 60)
    print(f"Parameters: Pi={params.Pi}, beta={params.beta}, BperG={params.BperG}")
    print("=" * 60)

    # Solve nested (discrete)
    print("\n--- Solving Nested Model (discrete) ---")
    nested = solve_nested(params)
    print(f"alpha0 = {nested['alpha0']:.4f}")
    print(f"alpha1 = {nested['alpha1']:.4f}")
    print(f"alpha2 = {nested['alpha2']:.4f}")
    print(f"rp = {nested['rp']:.4f}")
    print(f"r_NS = {nested['r_NS']:.4f}")
    print(f"WNS = {nested['WNS']:.4f}")
    print(f"Total W (Regions I+II) = {nested['W_R2_cumsum'][-1]:.4f}")
    print(f"Total W (including NS) = {nested['W_R2_cumsum'][-1] + nested['WNS']:.4f}")

    # Solve nested (analytical)
    print("\n--- Solving Nested Model (analytical) ---")
    nested_a = solve_nested_analytical(params)
    print(f"alpha0 = {nested_a['alpha0']:.4f}")
    print(f"alpha1 = {nested_a['alpha1']:.4f}")
    print(f"alpha2 = {nested_a['alpha2']:.4f}")
    print(f"rp = {nested_a['rp']:.4f}")
    print(f"WNS = {nested_a['WNS']:.4f}")
    print(f"Total W (Regions I+II) = {nested_a['W_R2_cumsum'][-1]:.4f}")
    print(f"Total W (including NS) = {nested_a['W_R2_cumsum'][-1] + nested_a['WNS']:.4f}")

    # Compare analytical vs discrete
    print("\n--- Analytical vs Discrete Comparison (Region I) ---")
    a0 = nested_a['alpha0']
    # w at alpha_0
    w_analytical_a0 = nested_a['ws_R1'][0]
    w_formula_a0 = compute_w_analytical(a0, nested_a['rp'], params.beta, params.BperG)[0]
    print(f"  w^nested(alpha_0):  analytical solver = {w_analytical_a0:.4f}")
    print(f"                      paper formula     = {w_formula_a0:.4f}")
    print(f"                      discrete solver   = {nested['ws_R1'][0]/params.Delta:.4f}")
    # gamma at alpha_0
    print(f"  gamma(alpha_0):     analytical = {nested_a['gammas_R1'][0]:.6f}")
    print(f"                      discrete   = {nested['gammas_R1'][0]:.6f}")
    # B at alpha_0
    print(f"  B(alpha_0):         analytical = {nested_a['B_R1'][0]:.6f}")
    omg0 = params.beta + a0 * (1 - params.beta)
    B0_exact = params.BperG * params.beta * (1 - a0)
    print(f"                      exact      = {B0_exact:.6f}")
    # G at alpha_0
    print(f"  G(alpha_0):         analytical = {nested_a['G_R1'][0]:.6f}")
    print(f"                      exact      = {omg0:.6f}")
    # E at alpha_0 (should be 1)
    print(f"  E(alpha_0):         analytical = {nested_a['E_R1'][0]:.6f}  (should be 1.0)")
    # gamma at alpha_1 (should be 1)
    print(f"  gamma(alpha_1):     analytical = {nested_a['gammas_R1'][-1]:.6f}  (should be 1.0)")
    print(f"  B(alpha_1):         analytical = {nested_a['B_R1'][-1]:.6f}  (should be ~0)")

    # Solve IID
    print("\n--- Solving IID Model ---")
    iid = solve_iid(params)
    print(f"alpha0 = {iid['alpha0']:.4f}")
    print(f"alpha_bar = {iid['alpha_bar']:.4f}")
    print(f"r0 = {iid['r0']:.4f}")
    print(f"r_perfect = {iid['r_perfect']:.4f}")
    print(f"Total W = {iid['W_cumsum'][-1]:.4f}")

    # Check Proposition (w-ratio) using analytical solver
    check_w_ratio(params, nested_a, iid)

    # Plot (overlay analytical curves in green dashes)
    print("\n--- Creating Plot ---")
    fig = plot_comparison(params, nested, iid, nested_a=nested_a)

    # Save in same folder as script (works on Windows and Linux)
    import os
    script_dir = os.path.dirname(os.path.abspath(__file__))
    output_path = os.path.join(script_dir, 'credit_model.png')
    plt.savefig(output_path, dpi=150, bbox_inches='tight')
    print(f"Plot saved to {output_path}")

    return params, nested, iid

if __name__ == "__main__":
    params, nested, iid = main()
